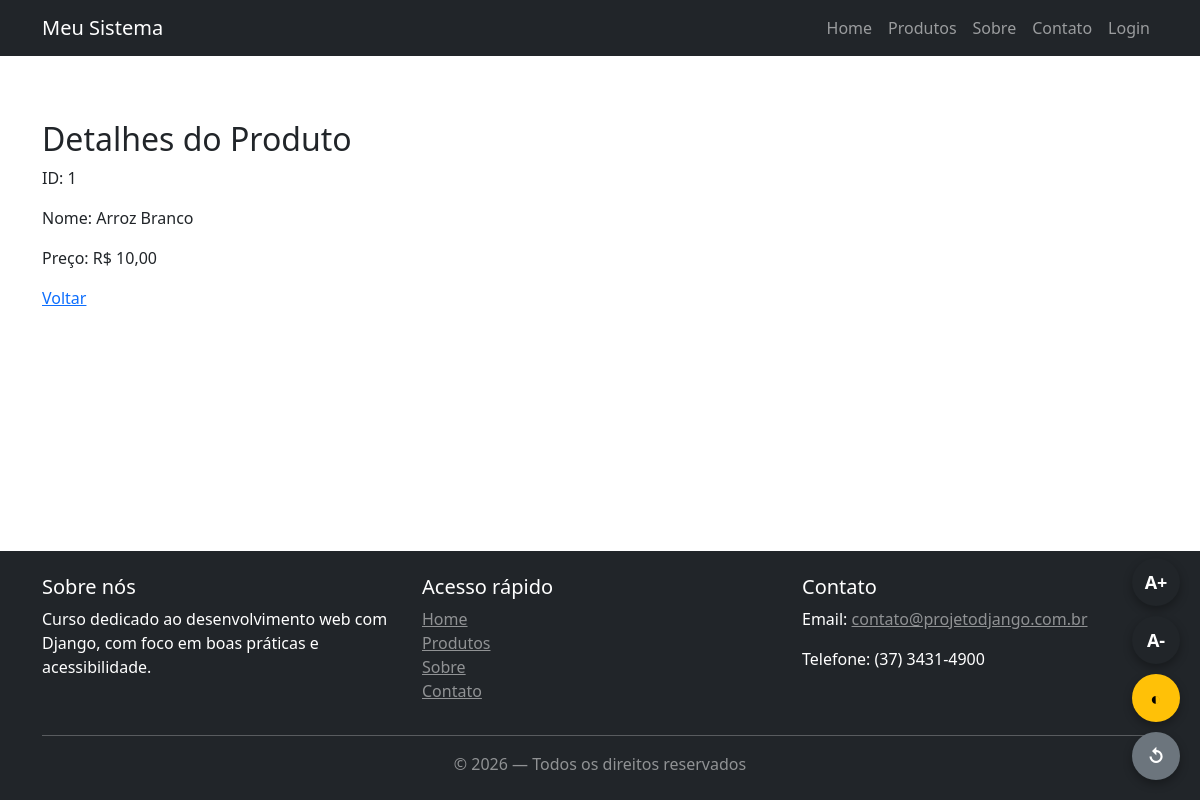
The app's page /produtos/1/, older data.
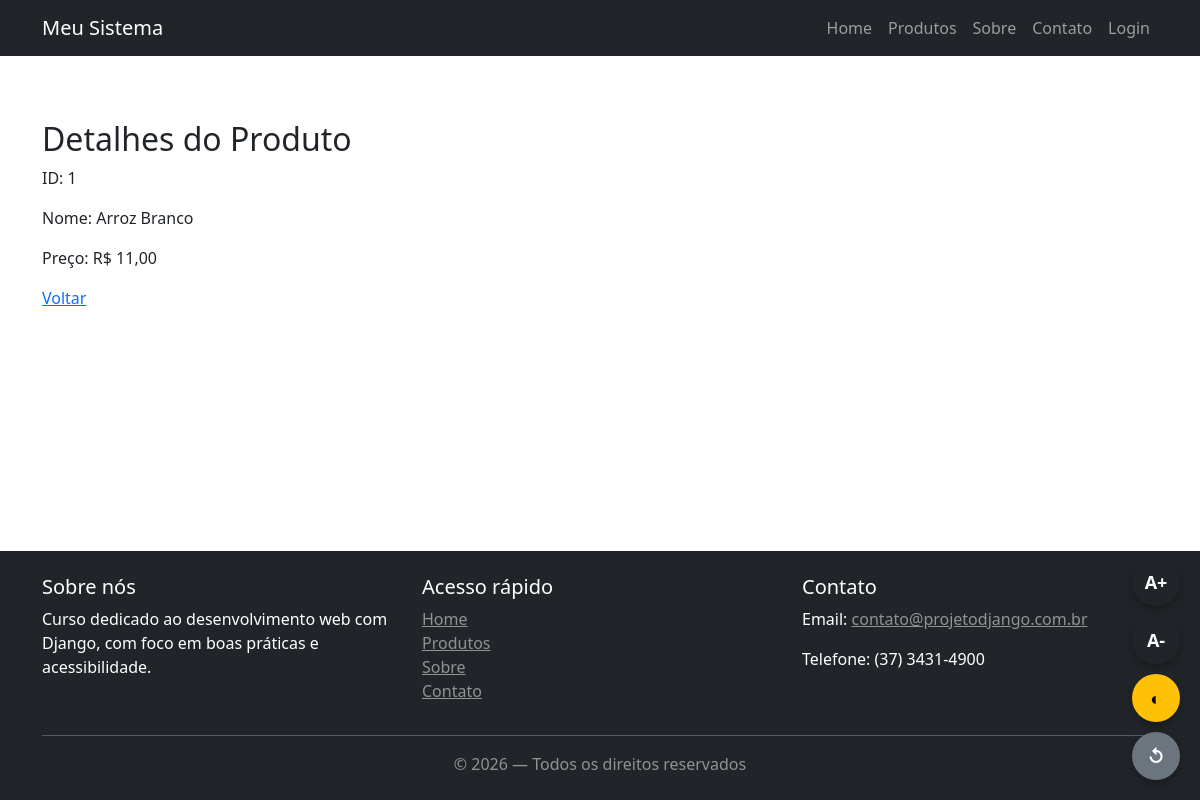
The same page, newer data.
### produtos/models.py (models this page shows, shortened)
class Produto(models.Model):
    nome = models.CharField(max_length=150)
    preco = models.DecimalField(max_digits=10, decimal_places=2)
    categoria = models.ForeignKey(
        Categoria,
        on_delete=models.CASCADE,
        related_name="produtos"
    )
    class Meta:
        verbose_name = 'Produto'
        verbose_name_plural = 'Produtos'

### produtos/views.py (the view)
# urls.py: path("<int:pk>/", views.detalhe_produto, name='detalhe'),
def detalhe_produto(request, pk):
    produto = get_object_or_404(Produto, pk=pk)
    contexto = {
        'produto': produto,
    }
    return render(request, 'produtos/detalhe.html', context=contexto)

### produtos/templates/produtos/detalhe.html (shortened to what this page needs)
{% extends "../core/base.html" %}
{% block content %}
    <h2>Detalhes do Produto</h2>
    {% if produto %}
    <p>ID: {{ produto.id }}</p>
    <p>Nome: {{ produto.nome }}</p>
    <p>Preço: R$ {{ produto.preco }}</p>
    {% else %}
    <p>Produto não encontrado</p>
    {% endif %}
    <a href="{% url 'produtos:lista' %}">Voltar</a>
{% endblock %}

Row changes from the older to the newer data that the page shows:
changed Produto "Arroz Branco": preco "10,00" → "11,00"
